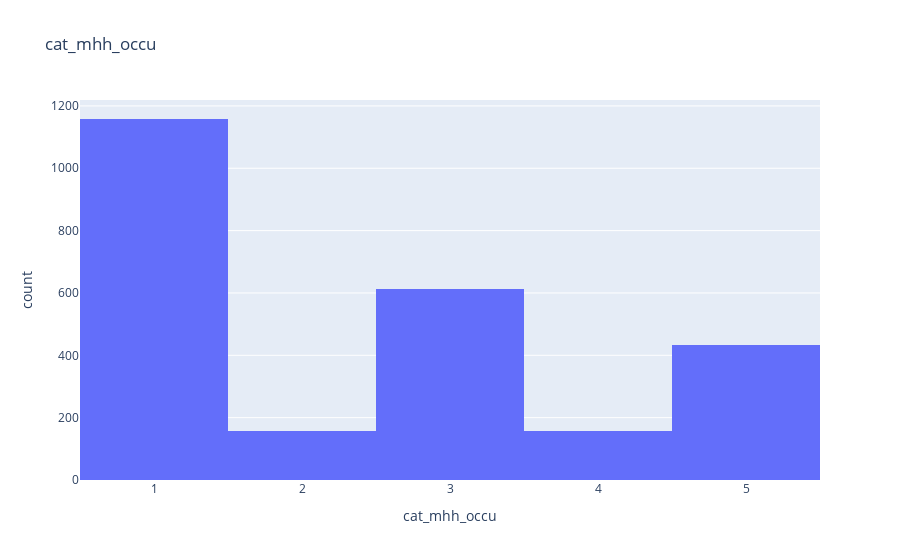

The code cell stored with this chart in its notebook:
### Code cell
# Check distribution of cat_mhh_occu.
fig_tmp = px.histogram(df_raw_hh, x= "cat_mhh_occu", title= "cat_mhh_occu")
fig_tmp.show()

### Figure 1 — Plotly figure (JSON) as saved in the notebook; plotly's stock layout.template omitted (floating-point values rounded to 4 significant figures; data arrays with more than 128 entries replaced by an {"elided": "..."} marker saying what was removed)
{"data": [{"alignmentgroup": "True", "bingroup": "x", "hovertemplate": "cat_mhh_occu=%{x}<br>count=%{y}<extra></extra>", "legendgroup": "", "marker": {"color": "#636efa", "pattern": {"shape": ""}}, "name": "", "offsetgroup": "", "orientation": "v", "showlegend": false, "type": "histogram", "x": {"elided": "2520 int values"}, "xaxis": "x", "yaxis": "y"}], "layout": {"barmode": "relative", "legend": {"tracegroupgap": 0}, "title": {"text": "cat_mhh_occu"}, "xaxis": {"anchor": "y", "domain": [0, 1], "title": {"text": "cat_mhh_occu"}}, "yaxis": {"anchor": "x", "domain": [0, 1], "title": {"text": "count"}}}}
